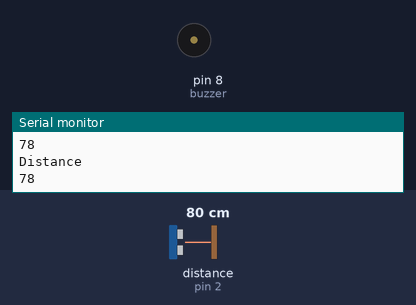
Recording of a sketch running on a simulated Arduino Uno, built with avr-gcc and run on an emulated ATmega328P. On the bench: buzzer (waves = sounding, pin HIGH), the last lines printed to the serial monitor. Wiring (inferred from the names in the program): ultrasonic range finder: trigger pin 3; echo pin 2. The test bench sets the inputs (shaded band); at power-on: distance to the obstacle (sensor on pin 2) 80 cm. The echo pulse lasts 58.3 µs per cm; pins used as bus, display or sensor lines are not drawn.

Above: at 2.8 s.
2.9 s: distance to the obstacle (sensor on pin 2) set to 22 cm
5.6 s: distance to the obstacle (sensor on pin 2) set to 18 cm
At 6.7 s:
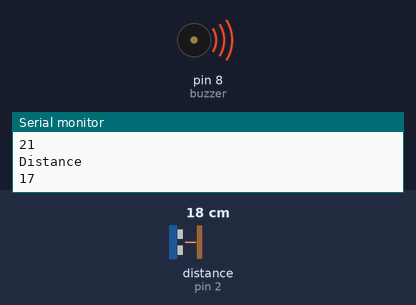
8.3 s: distance to the obstacle (sensor on pin 2) set to 35 cm
At 11.1 s:
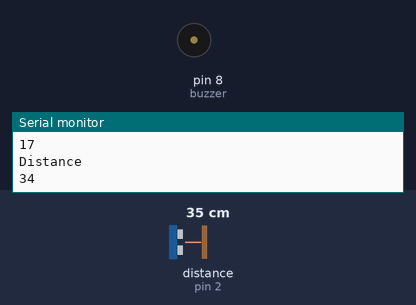
11.5 s: distance to the obstacle (sensor on pin 2) set to 2 cm
At 12.7 s:
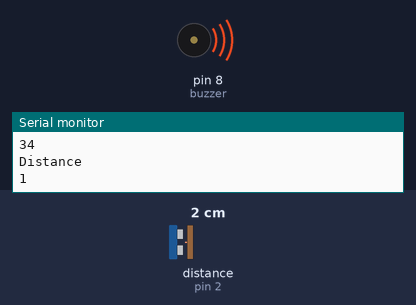
Timing chart, 0 to 14.5 s (numbered marks = the images above; inputs shaded):
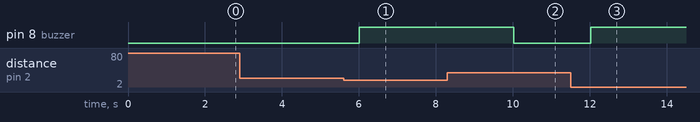

The sketch:

code.ino
```cpp
int trigPin = 3;
int echoPin = 2;
int buzzer = 8;
void setup() {
pinMode(trigPin, OUTPUT);
pinMode(echoPin, INPUT);
pinMode(buzzer, OUTPUT);
Serial.begin(9600);
}

void loop() {
digitalWrite(trigPin, LOW);
delayMicroseconds(2);
digitalWrite(trigPin, HIGH);
delayMicroseconds(10);
digitalWrite(trigPin, LOW);

long duration = pulseIn(echoPin, HIGH);
int distance = duration*0.034 / 2;

Serial.println("Distance");
Serial.println(distance);

if(distance < 20){
  digitalWrite(buzzer, HIGH);
}
else{
  digitalWrite(buzzer, LOW);
}
delay(2000);
}
```

Measured:
- the behaviour switches between 21 and 20 cm on distance to the obstacle (sensor on pin 2) (found by bisection; images 0 and 1)
- after the input at 5.6 s, pin 8 (buzzer): LOW → HIGH after 0.41 s
- after the input at 8.3 s, pin 8 (buzzer): HIGH → LOW after 1.7 s
- after the input at 11.5 s, pin 8 (buzzer): LOW → HIGH after 0.52 s
